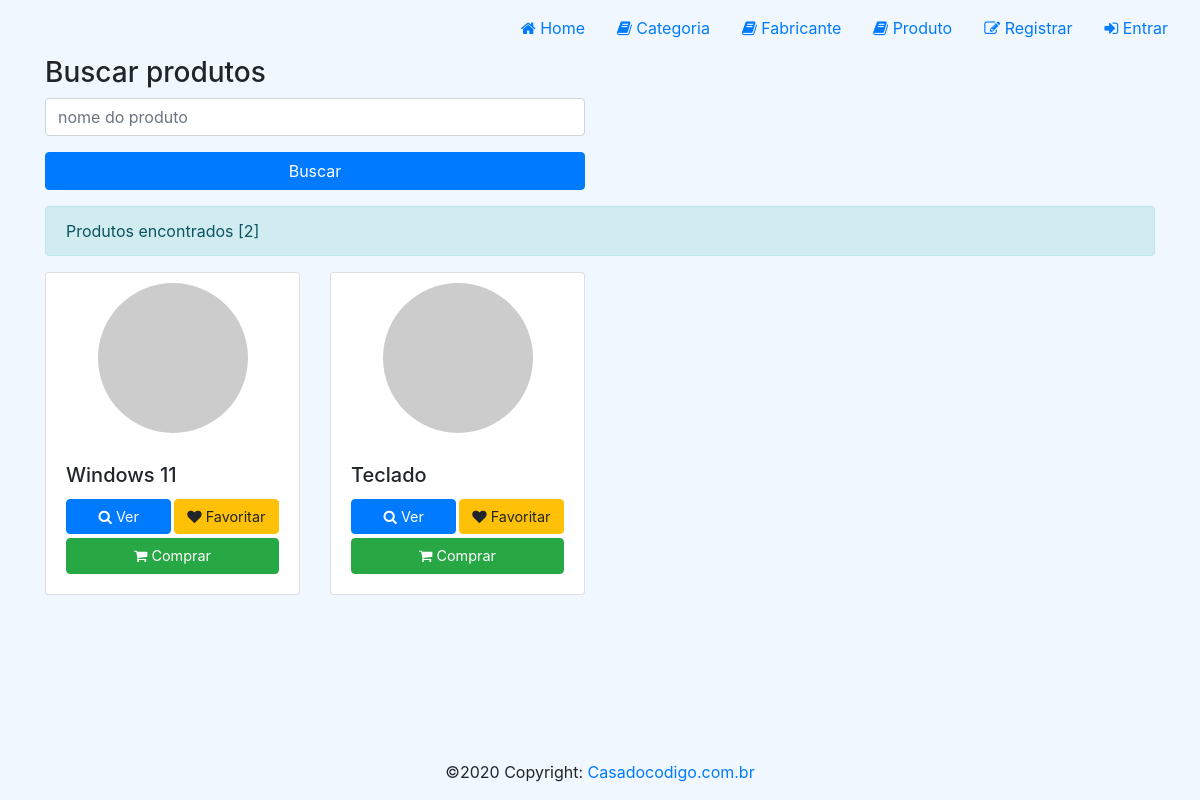
The app's page /, older data.
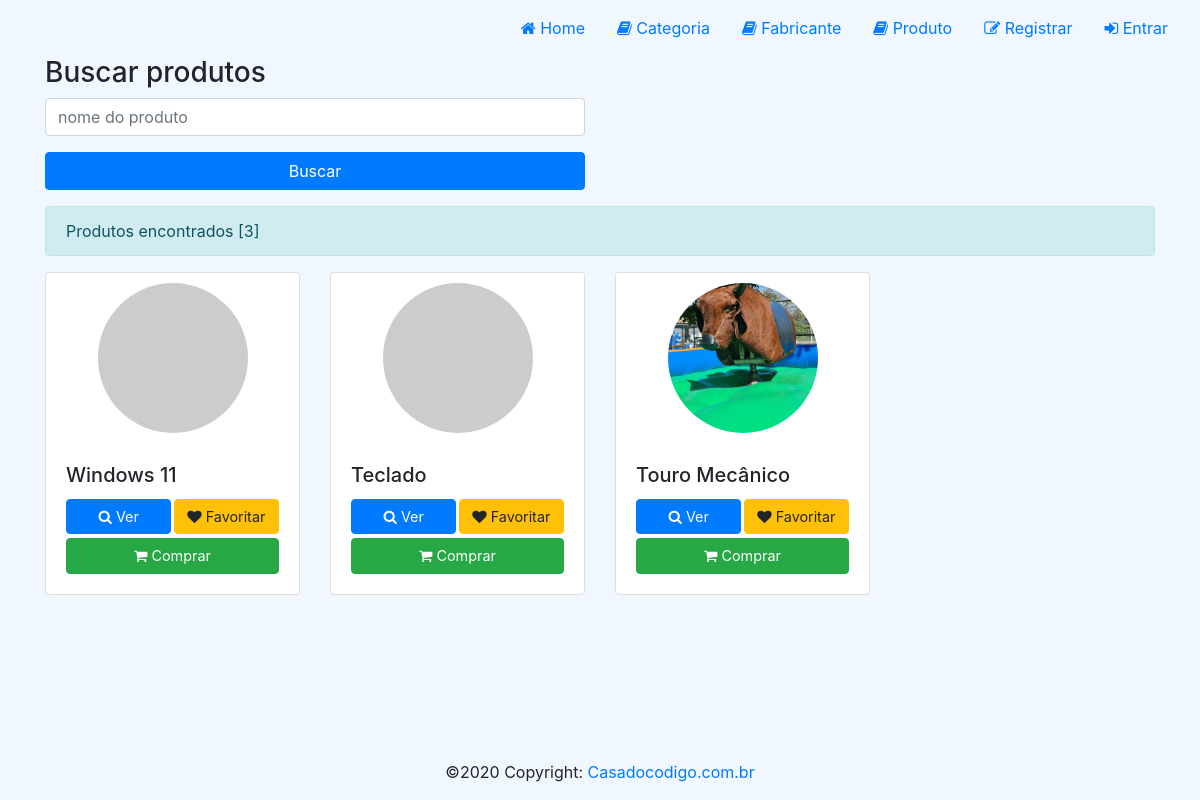
The same page, newer data.
### loja/models/Produto.py (models this page shows, shortened)
class Produto(models.Model):
    produtoo = models.CharField(max_length=100)
    destaque = models.BooleanField(default=True)
    promocao = models.BooleanField(default=True)
    msgPromocao = models.CharField(max_length=100, null=True, blank=True)
    preco = models.DecimalField(max_digits=8, decimal_places=2)
    categoria = models.ForeignKey(
        Categoria,
        null=True,
        related_name='categoria' ,
        on_delete=models.SET_NULL,
    )
    fabricante = models.ForeignKey(
        Fabricante,
        null=True,
        related_name='fabricantee' ,
        on_delete=models.SET_NULL,
    )
    criado_em = models.DateTimeField(auto_now_add=True)
    alterado_em = models.DateTimeField(auto_now=True)
    image = models.ImageField(null=True, blank=True)

### loja/views/HomeView.py (the view)
def home_view(request):
    produto = request.GET.get('produto')
    produtos = Produto.objects.all()
    if produto is not None:
        produtos = produtos.filter(produtoo__contains=produto)
    favoritos_ids = set()
    if request.user.is_authenticated:
        favoritos_ids = set(
            Favorito.objects.filter(user=request.user).values_list('produto_id', flat=True)
        )
    context = {
        'produtos': produtos,
        'favoritos_ids': favoritos_ids,
    }
    return render(request, template_name='home/home.html', context=context, status=200)

### loja/templates/home/home.html (shortened to what this page needs)
{% extends "base.html" %}
{% load static %}
{% block styles %}
<link rel="stylesheet" href="{% static 'css/home.css' %}">
{% endblock %}
{% block content %}
<div id="content">
    <div class="container">
        <div class="row">
            <div class="col-sm-12 col-md-6 col-lg-6 offset-sm-0">
                <form action="{% url 'home' %}" method="GET">
                    <h3>Buscar produtos</h3>
                    <div class="form-row">
                        <div class="col form-group">
                            <input type="text" class="form-control" name="produto" placeholder="nome do produto">
                        </div>
                    </div>
                    <div class="form-row">
                        <div class="col form-group mb-3">
                            <button type="submit" class="btn btn-primary">Buscar</button>
                        </div>
                    </div>
                </form>
            </div>
        </div>
        <div class="alert alert-info">
            Produtos encontrados [{{ produtos | length }}]
        </div>
        <div class="row">
            {% for prod in produtos %}
                <div class="col-xs-9 col-md-3 col-lg-3">
                    <div class="card mb-4">
                        <div class="image-circle" style="background-image: url('/media/{{ prod.image }}');"></div>
                        <div class="card-body d-flex justify-content-between flex-wrap">
                            <h5 class="card-title w-100">{{ prod.produtoo }}</h5>
                            <a href="{% url 'details_produto' prod.id %}" class="btn btn-primary btn-card mb-1">
                                <i class="fa fa-search"></i> Ver
                            </a>
                            {% if user.is_authenticated %}
                                {% if prod.id in favoritos_ids %}
                                    <a href="{% url 'favoritar' prod.id %}?next=/" class="btn btn-danger btn-card mb-1">
                                        <i class="fa fa-heart"></i> Favoritado
                                    </a>
                                {% else %}
                                    <a href="{% url 'favoritar' prod.id %}?next=/" class="btn btn-warning btn-card mb-1">
                                        <i class="fa fa-heart"></i> Favoritar
                                    </a>
                                {% endif %}
                            {% else %}
                                <a href="{% url 'login' %}?next={% url 'favoritar' prod.id %}" class="btn btn-warning btn-card mb-1">
                                    <i class="fa fa-heart"></i> Favoritar
                                </a>
                            {% endif %}
                            <a href="{% url 'create_carrinhoitem' prod.id %}" class="btn btn-success btn-card w-100 ml-0">
                                <i class="fa fa-shopping-cart"></i> Comprar
                            </a>
                        </div>
                    </div>
                </div>
            {% endfor %}
        </div>
    </div>
</div>
{% endblock %}

Row changes from the older to the newer data that the page shows:
added Produto: image (picture), produtoo "Touro Mecânico"
Text that changed along with them:
{{ produtos | length }}: "2" → "3"
